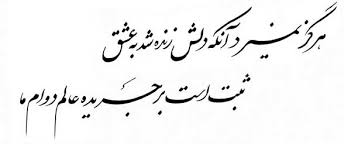
#> input picture S01/hafez.jpeg, 351 x 144 px
$ python S01C01P10_Gray2binary.py
#> lines starting #> are read from the running program, lines starting #| are printed output that depends on the picture; after the words box and inside, x2 and y2 are one past the last pixel; in counts of white or black regions, pixels touching at a corner belong together
import cv2
import matplotlib.pyplot as plt
plt.gray()


# Read image file in default mode
Img = cv2.imread("hafez.jpeg", cv2.IMREAD_UNCHANGED)
#> Img is the input picture: shape (144, 351, 3); min 0, max 255, mean 243
# Read image file in gray scale mode
ImgGray = cv2.imread("hafez.jpeg", cv2.IMREAD_GRAYSCALE)
#> ImgGray: shape (144, 351); min 0, max 255, mean 243
# Set threshold for map gray scale image to binary(black/white)
_, Binary = cv2.threshold(ImgGray, 128, 255, cv2.THRESH_BINARY)
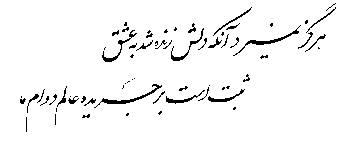
#> Binary: shape (144, 351); 96.1% white; black in thin lines or dots, all inside (x1, y1, x2, y2) = (20, 3, 336, 132)
# Plot image
plt.figure(1)
plt.subplot(1, 3, 1)
plt.imshow(Img)
plt.title("Original Image")
plt.subplot(1, 3, 2)
plt.imshow(ImgGray)
plt.title("Grayscale Image")
plt.subplot(1, 3, 3)
plt.imshow(Binary)
plt.title("Binary Image")
plt.show()
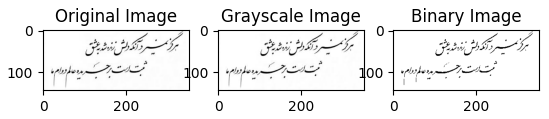
#> figure drawn by matplotlib, 3 panels
